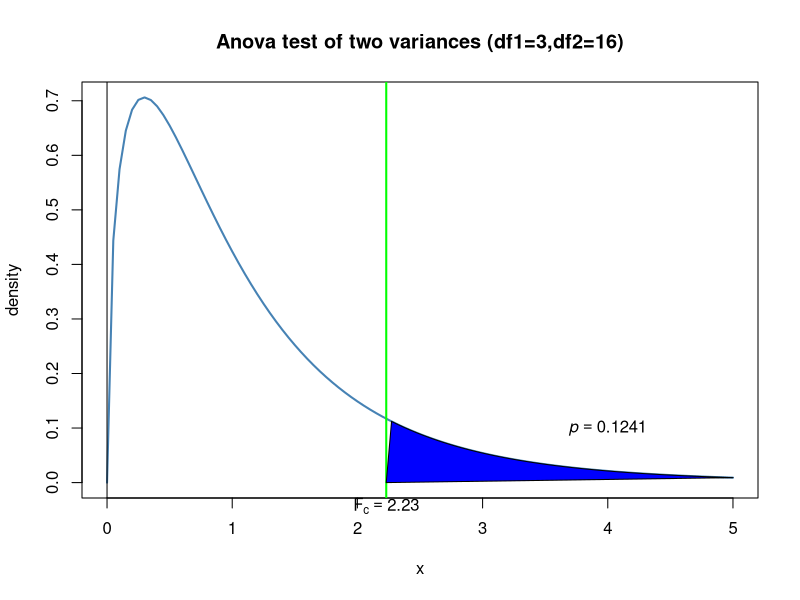

This figure's R source:
#page no : 523-525
# H0 : mu1=mu2=mu3=mu4
# H1 : Not all of the means mu1,mu2,mu3,mu4 are equal
v1<-c(2.17,1.85,2.83,1.69,3.33)
v2<-c(2.63,1.77,3.25,1.86,2.21)
v3<-c(2.63,3.78,4.00,2.55,2.45)
v4<-c(3.79,3.45,3.08,2.26,3.18)
v5<-c(v1,v2,v3,v4)
n<-c(length(v1),length(v2),length(v3),length(v4))
s<-c(sum(v1),sum(v2),sum(v3),sum(v4))
term1=0
term2=0
n_sum=0
n_count=length(n)
for(i in 1:n_count)
{
  term1=term1+(s[i]^2)/n[i]
  term2=term2+s[i]
  n_sum=n_sum+n[i]
}
ss_between=term1-((term2)^2/n_sum)
t_term1=0
t_term2=0
for(i in 1:length(v5))
{
t_term1=t_term1+v5[i]^2
t_term2=t_term2+v5[i]
}
s_total=t_term1-((t_term2)^2/n_sum)
ss_within=s_total-ss_between
df_between=n_count-1
df_within=n_sum-n_count
df=n_sum-1
ms_between=ss_between/df_between
ms_within=ss_within/df_within
f_stat=ms_between/ms_within
print(paste("ss_between= ",round(ss_between,0)))
print(paste("ss_within= ",round(ss_within,0)))
print(paste("ss_total= ",round(s_total,0)))
print(paste("ms_between= ",round(ms_between,0)))
print(paste("ms_within= ",round(ms_within,1)))
print(paste("f_stat= ",round(f_stat,2)))
alpha=0.01
df1=df_between
df2=df_within
p_value=round(pf(f_stat,df1=df1,df2=df2,lower.tail=FALSE),4)
print(paste("p_value= P(F>2.23) = ",round(p_value,4)))
if(alpha<=p_value)
{
  print("Accept H0")
  print(" there is no difference among mean grades for the sororities")
}else
{
  print("Reject H0") 
  print(" there is difference among mean grades for the sororities")
}
x<-seq(0,5,length=100)
curve(df(x,df1=df1,df2=df2),from=0,to=5,
      main="Anova test of two variances (df1=3,df2=16)",
      ylab="density",
      lwd=2,
      col='steelblue')
y<-df(x,df1=df1,df2=df2)
abline(v=0)
abline(v=f_stat,lwd=2,col='green')
polygon(c(x[x>=f_stat],f_stat ),c(y[x>=f_stat],0),col="blue")
text(4,0.1,expression(italic(p) ==0.1241))
mtext((expression(F[c]==2.23)),side=1,at=f_stat,cex=1)
